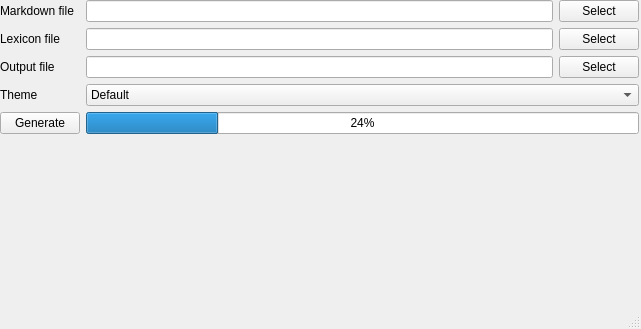
<?xml version="1.0" encoding="UTF-8"?>
<ui version="4.0">
 <class>MainWindow</class>
 <widget class="QMainWindow" name="MainWindow">
  <property name="geometry">
   <rect>
    <x>0</x>
    <y>0</y>
    <width>641</width>
    <height>329</height>
   </rect>
  </property>
  <property name="windowTitle">
   <string>MainWindow</string>
  </property>
  <widget class="QWidget" name="centralwidget">
   <widget class="QWidget" name="formLayoutWidget">
    <property name="geometry">
     <rect>
      <x>0</x>
      <y>0</y>
      <width>639</width>
      <height>176</height>
     </rect>
    </property>
    <layout class="QFormLayout" name="formLayout">
     <item row="0" column="0">
      <widget class="QLabel" name="markdownFileLabel">
       <property name="text">
        <string>Markdown file</string>
       </property>
      </widget>
     </item>
     <item row="0" column="1">
      <layout class="QHBoxLayout" name="horizontalLayout_2">
       <item>
        <widget class="QLineEdit" name="markdown_path_input"/>
       </item>
       <item>
        <widget class="QPushButton" name="markdown_path_select">
         <property name="text">
          <string>Select</string>
         </property>
        </widget>
       </item>
      </layout>
     </item>
     <item row="2" column="0">
      <widget class="QLabel" name="outputFileLabel">
       <property name="text">
        <string>Output file</string>
       </property>
      </widget>
     </item>
     <item row="2" column="1">
      <layout class="QHBoxLayout" name="horizontalLayout">
       <item>
        <widget class="QLineEdit" name="output_path_input"/>
       </item>
       <item>
        <widget class="QPushButton" name="output_path_select">
         <property name="text">
          <string>Select</string>
         </property>
        </widget>
       </item>
      </layout>
     </item>
     <item row="3" column="0">
      <widget class="QLabel" name="themeLabel">
       <property name="text">
        <string>Theme</string>
       </property>
      </widget>
     </item>
     <item row="3" column="1">
      <widget class="QComboBox" name="theme_choice">
       <item>
        <property name="text">
         <string>Default</string>
        </property>
       </item>
      </widget>
     </item>
     <item row="4" column="0">
      <widget class="QPushButton" name="generate_button">
       <property name="text">
        <string>Generate</string>
       </property>
      </widget>
     </item>
     <item row="4" column="1">
      <widget class="QProgressBar" name="generate_progress">
       <property name="value">
        <number>24</number>
       </property>
      </widget>
     </item>
     <item row="1" column="0">
      <widget class="QLabel" name="label">
       <property name="text">
        <string>Lexicon file</string>
       </property>
      </widget>
     </item>
     <item row="1" column="1">
      <layout class="QHBoxLayout" name="horizontalLayout_3">
       <item>
        <widget class="QLineEdit" name="lexicon_path_input"/>
       </item>
       <item>
        <widget class="QPushButton" name="lexicon_path_select">
         <property name="text">
          <string>Select</string>
         </property>
        </widget>
       </item>
      </layout>
     </item>
    </layout>
   </widget>
  </widget>
  <widget class="QStatusBar" name="status_bar"/>
  <action name="actionMarkdown_reference">
   <property name="text">
    <string>Markdown reference</string>
   </property>
  </action>
 </widget>
 <resources/>
 <connections/>
</ui>
